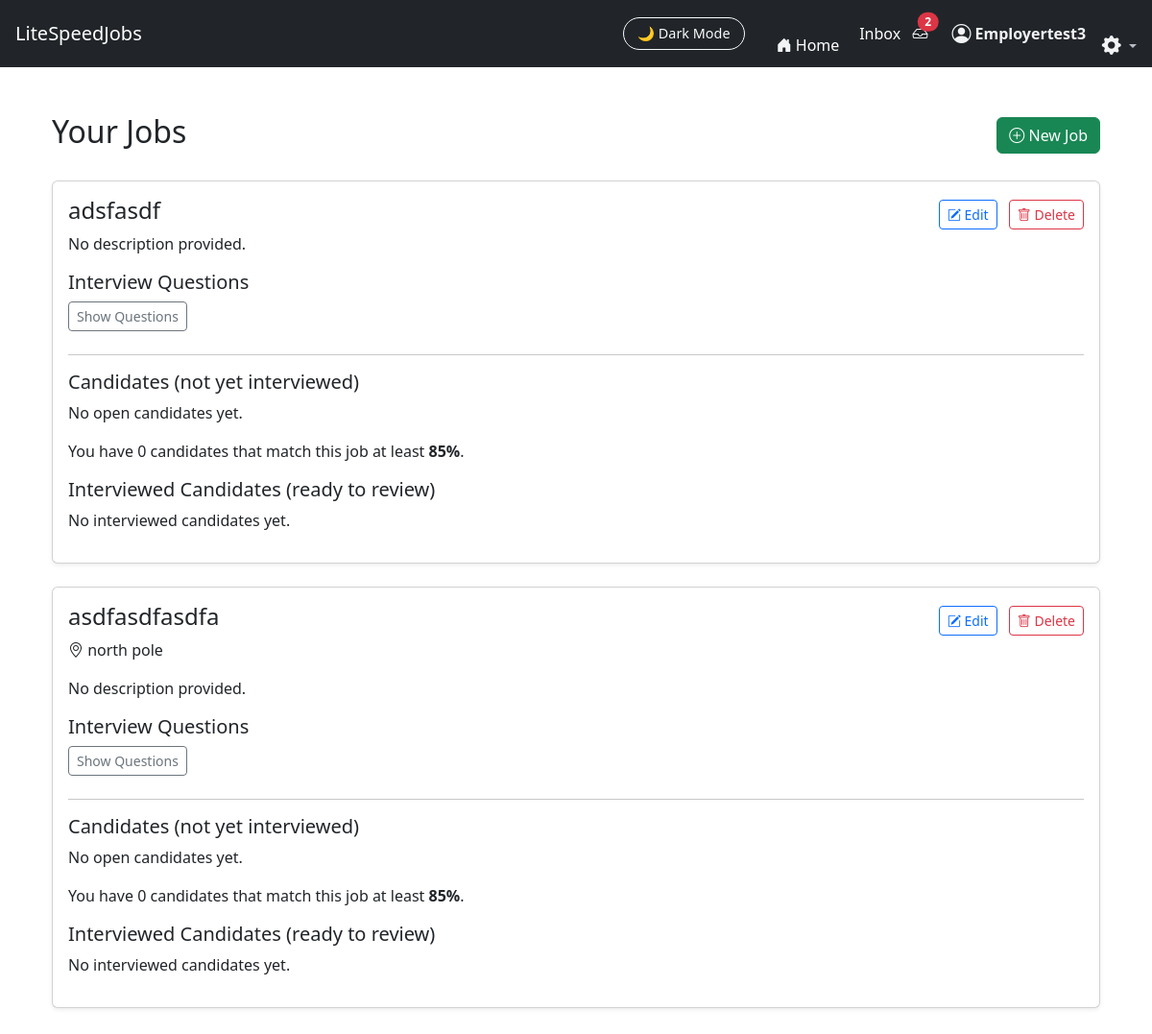
Page /JobFinder_app/employer_dashboard/ (signed in) on the committed database.
### JobFinder_app/models.py (models this page shows, shortened)
class Job(models.Model):
    SOFTWARE = "software"
    MACHINIST = "machinist"
    JOB_TYPE_CHOICES = [
        (SOFTWARE, "Software Engineering"),
        (MACHINIST, "Machinist / Fabrication"),
    ]
    user = models.ForeignKey(User, on_delete=models.CASCADE)  # Employer account
    title = models.CharField(max_length=255)
    location = models.CharField(max_length=255, blank=True)
    description = models.TextField(blank=True, default="No description provided.")
    zip_code = models.CharField(max_length=10)
    search_radius_miles = models.IntegerField(default=25)
    is_remote = models.BooleanField(default=False)
    require_video_interview = models.BooleanField(
       default=False,
       help_text="Require candidates to submit video responses to interview questions"
    )
    interview_questions = models.TextField(
        blank=True,
        help_text="Enter one question per line."
    )
    job_type = models.CharField(
        max_length=20,
        choices=JOB_TYPE_CHOICES,
        default=SOFTWARE
    )
    created_at = models.DateTimeField(auto_now_add=True)

### JobFinder_app/views.py (the view, shortened to what this page needs)
# urls.py: path("employer_dashboard/", views.employer_dashboard, name="employer_dashboard"),
def employer_dashboard(request):
    jobs = Job.objects.filter(user=request.user).order_by("-created_at")
    job_data = []
    for job in jobs:
        seekers_qs = match_seekers_for_job(job)
        seekers_qs = filter_seekers_by_location(seekers_qs, job)
        open_candidates = []
        interviewed_candidates = []
        open_candidates.sort(key=lambda c: c["match_percentage"], reverse=True)
        top_candidates = open_candidates[:3]
        remaining_candidates = open_candidates[3:]
        high_match_count = sum(
            1 for c in open_candidates if c["match_percentage"] >= 85
        )
        job_data.append({
            "job": job,
            "candidates": top_candidates,
            "extra_candidates": remaining_candidates,
            "interviewed_candidates": interviewed_candidates,
            "high_match_count": high_match_count,
        })
    return render(request, "JobFinder_app/employer_dashboard.html", {
        "job_data": job_data
    })

### JobFinder_app/templates/JobFinder_app/employer_dashboard.html (shortened to what this page needs)
{% extends "JobFinder_app/base.html" %}
{% block content %}
<div class="container mt-4">
    <div class="d-flex justify-content-between align-items-center mb-4">
        <h2>Your Jobs</h2>
        <a href="{% url 'create_job' %}" class="btn btn-success">
            <i class="bi bi-plus-circle"></i> New Job
        </a>
    </div>
    {% if job_data %}
        {% for item in job_data %}
            <div class="card shadow-sm mb-4">
                <div class="card-body">
                    <div class="d-flex justify-content-between align-items-center">
                        <h4>{{ item.job.title }}</h4>
                        <div>
                            <a href="{% url 'edit_job' item.job.id %}"
                               class="btn btn-sm btn-outline-primary me-2">
                                <i class="bi bi-pencil-square"></i> Edit
                            </a>
                            <a href="{% url 'delete_job' item.job.id %}"
                               class="btn btn-sm btn-outline-danger"
                               onclick="return confirm('Delete this job?');">
                                <i class="bi bi-trash"></i> Delete
                            </a>
                        </div>
                    </div>
                    {% if item.job.location %}
                        <p class="dark-muted"><i class="bi bi-geo-alt"></i> {{ item.job.location }}</p>
                    {% endif %}
                    {% if item.job.description %}
                        <p>{{ item.job.description }}</p>
                    {% endif %}
                    {% if item.job.interview_questions %}
                        <h5 class="dark-muted">Interview Questions</h6>
                        <button class="btn btn-outline-secondary btn-sm mb-2"
                                type="button"
                                data-bs-toggle="collapse"
                                data-bs-target="#questions{{ item.job.id }}">
                            Show Questions
                        </button>
                    {% endif %}
                    <hr>
                    <h5>Candidates (not yet interviewed)</h5>
                    {% if item.candidates %}
                        <ul class="list-group mb-3">
                            {% for seeker in item.candidates %}
                                <li class="list-group-item d-flex justify-content-between">
                                    <div>
                                        <a href="{% url 'candidate_summary' item.job.id seeker.user_id %}"
                                        class="text-decoration-none fw-bold text-primary">
                                            {{ seeker.label }}
                                        </a>
                                        <small class="dark-muted">Profile hidden</small>
                                    </div>
                                    <div class="d-flex align-items-center">
                                        <span class="badge bg-info text-dark me-2">
                                            {{ seeker.match_percentage }}%
                                        </span>
                                        {% if seeker.can_view_resume %}
                                            <a href="{% url 'view_resume' item.job.id seeker.user_id %}"
                                            target="_blank"
                                            class="btn btn-sm btn-outline-info">
                                                View Resume
                                            </a>
                                        {% else %}
                                            <a href="{% url 'purchase_resume_access' item.job.id seeker.user_id %}"
                                            class="btn btn-sm btn-warning btn-unlock">
                                                Unlock Resume
                                            </a>
                                        {% endif %}
                                        &nbsp;&nbsp;
                                        {% if seeker.can_interview %}
                                            {% if seeker.interview_sent %}
                                                <span class="badge bg-secondary">Interview Sent</span>
                                            {% else %}
                                                <a href="{% url 'send_interview' item.job.id seeker.user_id %}"
                                                class="btn btn-sm btn-outline-success">
                                                    Send Interview
                                                </a>
                                            {% endif %}
                                        {% else %}
                                            <a href="{% url 'purchase_interview_access' item.job.id seeker.user_id %}"
                                            class="btn btn-sm btn-warning btn-unlock">
                                                Unlock Interview
                                            </a>
                                        {% endif %}
                                        {% if messages %}
                                        <div class="container mt-3">
                                        </div>
                                        {% endif %}
                                    </div>
                                </li>
                            {% endfor %}
                        </ul>
                    {% else %}
                        <p class="dark-muted">No open candidates yet.</p>
                    {% endif %}
                    <p class="dark-muted mt-2">
                        You have {{ item.high_match_count }} candidates that match this job at least <strong>85%</strong>.
                    </p>
                    <h5 class="mt-3">Interviewed Candidates (ready to review)</h5>
                    {% if item.interviewed_candidates %}
                        <ul class="list-group">
                            {% for seeker in item.interviewed_candidates %}
                                <li class="list-group-item d-flex justify-content-between align-items-center">
                                    <div>
                                        <strong>{{ seeker.label }}</strong><br>
                                        <small class="dark-muted">Interview completed</small>
                                    </div>
                                    <a href="{% url 'review_interview' seeker.assignment_id %}"
                                        class="btn btn-sm btn-outline-primary">
                                            Review Interview
                                    </a>
                                        {% if not seeker.has_resume %}
                                            <span class="dark-muted fst-italic">
                                                No resume available
                                            </span>
                                        {% elif seeker.can_view_resume %}
                                            <a href="{% url 'view_resume' item.job.id seeker.user_id %}"
                                            target="_blank"
                                            class="btn btn-sm btn-outline-info">
                                                View Resume
                                            </a>
                                        {% else %}
                                            <button class="btn btn-sm btn-secondary" disabled>
                                                Locked
                                            </button>
                                            <a href="{% url 'purchase_resume_access' item.job.id seeker.user_id %}"
                                            class="btn btn-sm btn-outline-warning ms-1">
                                                Unlock Resume
                                            </a>
                                        {% endif %}
                                        &nbsp;&nbsp;
                                        {% if seeker.can_hire %}
                                            <a href="{% url 'hire_from_assignment' seeker.assignment_id %}"
                                            class="btn btn-sm btn-outline-primary">
                                                Hire
                                            </a>
                                        {% else %}
                                            <a href="{% url 'purchase_hire_access' item.job.id seeker.user_id %}"
                                            class="btn btn-sm btn-danger">
                                                Unlock Hire
                                            </a>
                                        {% endif %}
                                    </div>
                                </li>
                            {% endfor %}
                        </ul>
                    {% else %}
                        <p class="dark-muted">No interviewed candidates yet.</p>
                    {% endif %}
                </div>
            </div>
        {% endfor %}
    {% else %}
        <div class="alert alert-info">
            You haven’t created any jobs yet.
            <a href="{% url 'create_job' %}">Create your first job</a>.
        </div>
    {% endif %}
</div>
{% endblock %}

### JobFinder_app/templates/JobFinder_app/base.html (shortened to what this page needs)
<!DOCTYPE html>
<html lang="en" data-theme="light">
<head>
    <link href="https://cdn.jsdelivr.net/npm/bootstrap@5.3.2/dist/css/bootstrap.min.css" rel="stylesheet">
    <link href="https://cdn.jsdelivr.net/npm/bootstrap-icons@1.11.1/font/bootstrap-icons.css" rel="stylesheet">
</head>
<body>
{% load message_tags %}
<nav class="navbar navbar-expand-lg navbar-dark bg-dark px-3">
    <a class="navbar-brand" href="/">LiteSpeedJobs</a>
    <div class="ms-auto d-flex align-items-center">
        <button id="darkModeToggle" class="btn btn-outline-light ms-3">
            🌙 Dark Mode
        </button>&nbsp;&nbsp;&nbsp;&nbsp;&nbsp;&nbsp;&nbsp;&nbsp;
        <li class="nav-item">
            <a class="nav-link d-flex align-items-center home-link"
            href="{% url 'landing' %}">
                <i class="bi bi-house-door-fill me-1 nav-icon"></i>
                <span class="d-none d-md-inline">Home</span>&nbsp;&nbsp;&nbsp;&nbsp;&nbsp;
            </a>
        </li>
        {% if user.is_authenticated %}
        <a href="{% url 'inbox_pro' %}" class="nav-link d-flex align-items-center home-link">Inbox</a>&nbsp;&nbsp;&nbsp;
        <a href="{% url 'inbox_pro' %}" class="nav-link position-relative">
            <i class="bi bi-inbox"></i>
            {% if unread_count and unread_count > 0 %}
                <span id="unreadBadge"
                    class="position-absolute top-0 start-100 translate-middle badge rounded-pill bg-danger">
                    {{ unread_count }}
                </span>
            {% endif %}
        </a>
        {% else %}
        <li class="nav-item">
            <a href="{% url 'login' %}" class="nav-link">
                <i class="bi bi-inbox"></i>
            </a>
        </li>
        {% endif %}&nbsp;&nbsp;&nbsp;&nbsp;&nbsp;&nbsp;
        {% if request.user.is_authenticated %}
            <a href="{% url 'role_redirect' %}"
                class="nav-link d-flex align-items-center gap-1 user-link">
                <i class="bi bi-person-circle nav-icon fs-5"></i>
             <span class="d-none d-md-inline">
                 <strong>{{ request.user.username }}</strong>&nbsp;&nbsp;&nbsp;&nbsp;
            </span>
        {% endif %}
        <li class="nav-item dropdown ">
            <a class="nav-link dropdown-toggle p-0 account_dropdown"
            style="color:var(--ls-dark-muted)"
            href="#"
            id="settingsDropdown"
            role="button"
            data-bs-toggle="dropdown"
            aria-expanded="false"
            data-bs-placement="bottom"
            title="Account settings">
                <i class="bi bi-gear-fill fs-5 text-white"></i>
            </a>
        </li>
    </div>
</nav>
<div class="container py-4">
    {% block content %}{% endblock %}
</div>
</body>
</html>

### rows in the picture
Job: job "adsfasdf", job.description "No description provided.", high_match_count "0"
Job: job "asdfasdfasdfa", job.location "north pole", job.description "No description provided.", high_match_count "0"

### other values in the picture
{{ unread_count }} "2"
{{ request.user.username }} "Employertest3"
